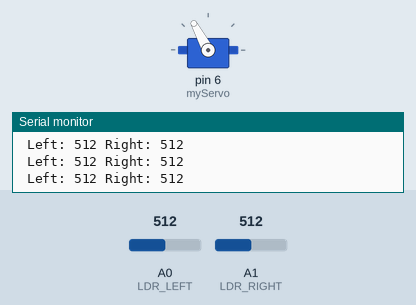
A sketch run on a simulated Arduino Uno, built with avr-gcc and run on an emulated ATmega328P. Shown: servo, the last lines printed to the serial monitor. The inputs (shaded band) are chosen by the test bench; at power-on: A0 (LDR_LEFT) = 512, A1 (LDR_RIGHT) = 512.

Above: at 1.2 s.
1.3 s: A0 (LDR_LEFT) set to 716
At 2.6 s:
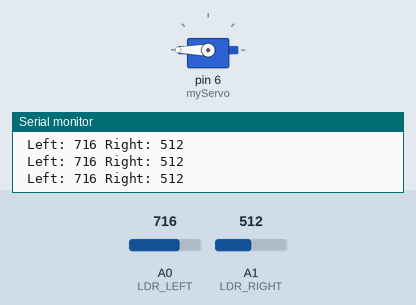
3.0 s: A1 (LDR_RIGHT) set to 900
At 3.9 s:
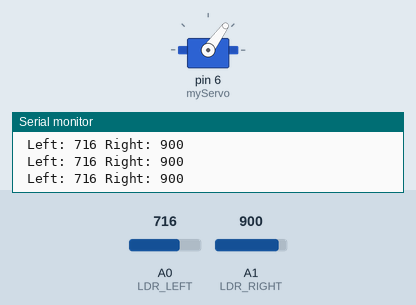
4.5 s: A1 (LDR_RIGHT) set to 1023
At 5.2 s:
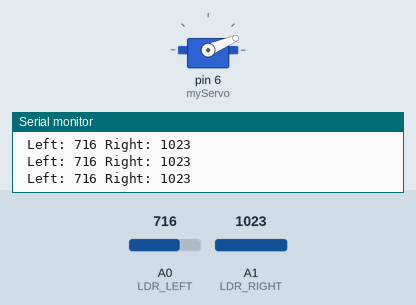
6.0 s: A0 (LDR_LEFT) set to 900
At 6.6 s:
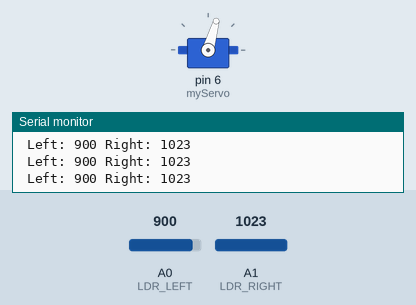
7.5 s: A1 (LDR_RIGHT) set to 716
At 7.9 s:
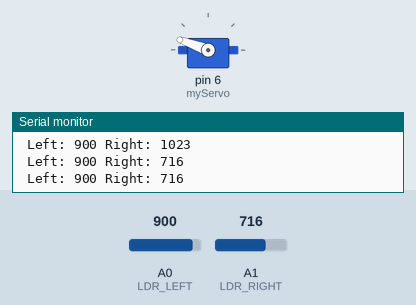
9.0 s: A0 (LDR_LEFT) set to 306
At 10.4 s:
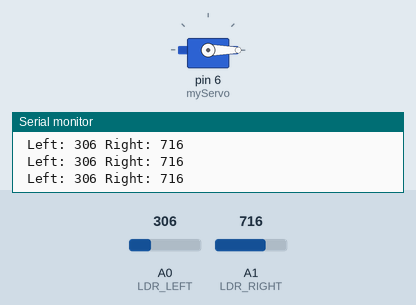
Timing chart, 0 to 11.5 s (numbered marks = the images above; inputs shaded):
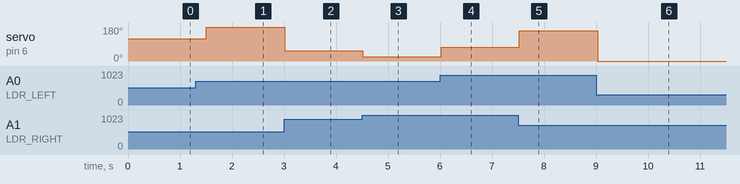

Measured:
- after the input at 1.3 s, servo on pin 6 (myServo): 118° → 180° after 0.21 s
- after the input at 3.0 s, servo on pin 6 (myServo): 180° → 54° at once
- after the input at 4.5 s, servo on pin 6 (myServo): 54° → 23° at once
- after the input at 6.0 s, servo on pin 6 (myServo): 23° → 74° at once
- after the input at 7.5 s, servo on pin 6 (myServo): 74° → 160° at once
- after the input at 9.0 s, servo on pin 6 (myServo): 160° → 0° at once

The sketch:

Film_Prop.ino
```cpp
#include <Servo.h>
// #include <Adafruit_LSM303DLH_Mag.h>
// #include <Adafruit_Sensor.h>
// #include <Wire.h>

// Adafruit_LSM303DLH_Mag_Unified mag = Adafruit_LSM303DLH_Mag_Unified(12345);

#define LDR_LEFT A0
#define LDR_RIGHT A1

Servo myServo;

void setup() {
  // put your setup code here, to run once:
  myServo.attach(6);
  Serial.begin(9600);

  pinMode(LDR_LEFT, INPUT);
  pinMode(LDR_RIGHT, INPUT);

  // if (!mag.begin()) {
  //   /* There was a problem detecting the LSM303 ... check your connections */
  //   // Serial.println("Ooops, no LSM303 detected ... Check your wiring!");
  //   while (1)
  //     ;
  // }
}

float mapfloat(float x, float in_min, float in_max, float out_min, float out_max)
{
  return (x - in_min) * (out_max - out_min) / (in_max - in_min) + out_min;
}

int angle = 0;

#define SENSITIVITY 5
#define BIAS -60

void loop() {
  // put your main code here, to run repeatedly:
  int left = analogRead(LDR_LEFT);
  int right = analogRead(LDR_RIGHT);

  float result = (float)(left-right-BIAS)/(float)(right+left-abs(BIAS)) * SENSITIVITY;
  result = mapfloat(result, -1, 1, 0, 180);

  // sensors_event_t event;
  // mag.getEvent(&event);

  // float Pi = 3.14159;

  // // Calculate the angle of the vector y,x
  // float heading = (atan2(event.magnetic.y, event.magnetic.x) * 180) / Pi;

  // // Normalize to 0-360
  // if (heading < 0) {
  //   heading = 360 + heading;
  // }

  // event.

  // if (heading > 179) heading = 179;

  // myServo.write((int)heading);

  static int mult = 1;

  angle += 5 * mult;
  if (angle == 180 || angle == 0) mult *= -1;
  myServo.write((int)result);
  // digitalWrite(13, HIGH);
  // delay(2);
  // digitalWrite(13, LOW);

  Serial.print(" Left: ");
  Serial.print(left);
  Serial.print(" Right: ");
  Serial.print(right);

  Serial.println();

  delay(250);
}
```
